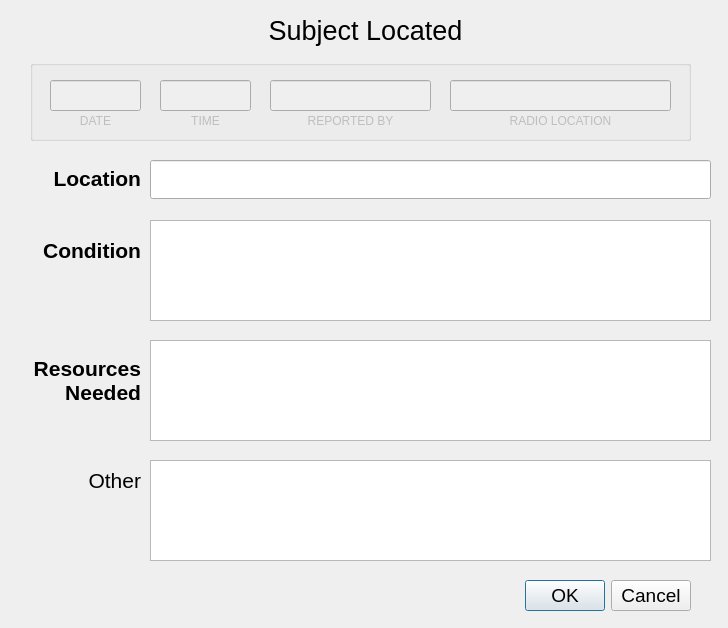
<?xml version="1.0" encoding="UTF-8"?>
<ui version="4.0">
 <class>subjectLocatedDialog</class>
 <widget class="QDialog" name="subjectLocatedDialog">
  <property name="geometry">
   <rect>
    <x>0</x>
    <y>0</y>
    <width>728</width>
    <height>628</height>
   </rect>
  </property>
  <property name="font">
   <font>
    <family>Segoe UI</family>
    <pointsize>16</pointsize>
   </font>
  </property>
  <property name="windowTitle">
   <string>Subject Located</string>
  </property>
  <widget class="QLabel" name="label_4">
   <property name="geometry">
    <rect>
     <x>10</x>
     <y>340</y>
     <width>131</width>
     <height>81</height>
    </rect>
   </property>
   <property name="font">
    <font>
     <family>Segoe UI</family>
     <pointsize>16</pointsize>
     <weight>75</weight>
     <bold>true</bold>
    </font>
   </property>
   <property name="text">
    <string>Resources Needed</string>
   </property>
   <property name="alignment">
    <set>Qt::AlignRight|Qt::AlignTrailing|Qt::AlignVCenter</set>
   </property>
   <property name="wordWrap">
    <bool>true</bool>
   </property>
  </widget>
  <widget class="QDialogButtonBox" name="buttonBox">
   <property name="geometry">
    <rect>
     <x>490</x>
     <y>570</y>
     <width>201</width>
     <height>51</height>
    </rect>
   </property>
   <property name="font">
    <font>
     <family>Segoe UI</family>
     <pointsize>14</pointsize>
    </font>
   </property>
   <property name="orientation">
    <enum>Qt::Horizontal</enum>
   </property>
   <property name="standardButtons">
    <set>QDialogButtonBox::Cancel|QDialogButtonBox::Ok</set>
   </property>
  </widget>
  <widget class="QLabel" name="label_3">
   <property name="geometry">
    <rect>
     <x>10</x>
     <y>160</y>
     <width>131</width>
     <height>37</height>
    </rect>
   </property>
   <property name="font">
    <font>
     <family>Segoe UI</family>
     <pointsize>16</pointsize>
     <weight>75</weight>
     <bold>true</bold>
    </font>
   </property>
   <property name="text">
    <string>Location</string>
   </property>
   <property name="alignment">
    <set>Qt::AlignRight|Qt::AlignTrailing|Qt::AlignVCenter</set>
   </property>
  </widget>
  <widget class="QLabel" name="label">
   <property name="geometry">
    <rect>
     <x>10</x>
     <y>220</y>
     <width>131</width>
     <height>61</height>
    </rect>
   </property>
   <property name="font">
    <font>
     <family>Segoe UI</family>
     <pointsize>16</pointsize>
     <weight>75</weight>
     <bold>true</bold>
    </font>
   </property>
   <property name="text">
    <string>Condition</string>
   </property>
   <property name="alignment">
    <set>Qt::AlignRight|Qt::AlignTrailing|Qt::AlignVCenter</set>
   </property>
   <property name="wordWrap">
    <bool>true</bool>
   </property>
  </widget>
  <widget class="QLineEdit" name="locationField">
   <property name="geometry">
    <rect>
     <x>150</x>
     <y>160</y>
     <width>561</width>
     <height>39</height>
    </rect>
   </property>
   <property name="font">
    <font>
     <family>Segoe UI</family>
     <pointsize>16</pointsize>
    </font>
   </property>
  </widget>
  <widget class="QLabel" name="label_2">
   <property name="geometry">
    <rect>
     <x>220</x>
     <y>10</y>
     <width>291</width>
     <height>41</height>
    </rect>
   </property>
   <property name="font">
    <font>
     <pointsize>20</pointsize>
    </font>
   </property>
   <property name="text">
    <string>Subject Located</string>
   </property>
   <property name="alignment">
    <set>Qt::AlignCenter</set>
   </property>
  </widget>
  <widget class="QGroupBox" name="groupBox">
   <property name="geometry">
    <rect>
     <x>30</x>
     <y>60</y>
     <width>661</width>
     <height>81</height>
    </rect>
   </property>
   <property name="title">
    <string/>
   </property>
   <widget class="QLineEdit" name="radioLocField">
    <property name="enabled">
     <bool>false</bool>
    </property>
    <property name="geometry">
     <rect>
      <x>420</x>
      <y>20</y>
      <width>221</width>
      <height>31</height>
     </rect>
    </property>
    <property name="font">
     <font>
      <family>Segoe UI</family>
      <pointsize>12</pointsize>
     </font>
    </property>
    <property name="focusPolicy">
     <enum>Qt::NoFocus</enum>
    </property>
    <property name="text">
     <string/>
    </property>
   </widget>
   <widget class="QLineEdit" name="callsignField">
    <property name="enabled">
     <bool>false</bool>
    </property>
    <property name="geometry">
     <rect>
      <x>240</x>
      <y>20</y>
      <width>161</width>
      <height>31</height>
     </rect>
    </property>
    <property name="font">
     <font>
      <family>Segoe UI</family>
      <pointsize>12</pointsize>
     </font>
    </property>
    <property name="focusPolicy">
     <enum>Qt::NoFocus</enum>
    </property>
    <property name="text">
     <string/>
    </property>
   </widget>
   <widget class="QLabel" name="label_5">
    <property name="enabled">
     <bool>false</bool>
    </property>
    <property name="geometry">
     <rect>
      <x>240</x>
      <y>40</y>
      <width>161</width>
      <height>41</height>
     </rect>
    </property>
    <property name="font">
     <font>
      <family>Segoe UI</family>
      <pointsize>9</pointsize>
     </font>
    </property>
    <property name="text">
     <string>REPORTED BY</string>
    </property>
    <property name="alignment">
     <set>Qt::AlignCenter</set>
    </property>
   </widget>
   <widget class="QLabel" name="label_8">
    <property name="enabled">
     <bool>false</bool>
    </property>
    <property name="geometry">
     <rect>
      <x>420</x>
      <y>40</y>
      <width>221</width>
      <height>41</height>
     </rect>
    </property>
    <property name="font">
     <font>
      <family>Segoe UI</family>
      <pointsize>9</pointsize>
     </font>
    </property>
    <property name="text">
     <string>RADIO LOCATION</string>
    </property>
    <property name="alignment">
     <set>Qt::AlignCenter</set>
    </property>
   </widget>
   <widget class="QLabel" name="label_7">
    <property name="enabled">
     <bool>false</bool>
    </property>
    <property name="geometry">
     <rect>
      <x>130</x>
      <y>40</y>
      <width>91</width>
      <height>41</height>
     </rect>
    </property>
    <property name="font">
     <font>
      <family>Segoe UI</family>
      <pointsize>9</pointsize>
     </font>
    </property>
    <property name="text">
     <string>TIME</string>
    </property>
    <property name="alignment">
     <set>Qt::AlignCenter</set>
    </property>
   </widget>
   <widget class="QLineEdit" name="timeField">
    <property name="enabled">
     <bool>false</bool>
    </property>
    <property name="geometry">
     <rect>
      <x>130</x>
      <y>20</y>
      <width>91</width>
      <height>31</height>
     </rect>
    </property>
    <property name="font">
     <font>
      <family>Segoe UI</family>
      <pointsize>12</pointsize>
     </font>
    </property>
    <property name="focusPolicy">
     <enum>Qt::NoFocus</enum>
    </property>
    <property name="text">
     <string/>
    </property>
   </widget>
   <widget class="QLineEdit" name="dateField">
    <property name="enabled">
     <bool>false</bool>
    </property>
    <property name="geometry">
     <rect>
      <x>20</x>
      <y>20</y>
      <width>91</width>
      <height>31</height>
     </rect>
    </property>
    <property name="font">
     <font>
      <family>Segoe UI</family>
      <pointsize>12</pointsize>
     </font>
    </property>
    <property name="focusPolicy">
     <enum>Qt::NoFocus</enum>
    </property>
    <property name="text">
     <string/>
    </property>
   </widget>
   <widget class="QLabel" name="label_9">
    <property name="enabled">
     <bool>false</bool>
    </property>
    <property name="geometry">
     <rect>
      <x>20</x>
      <y>40</y>
      <width>91</width>
      <height>41</height>
     </rect>
    </property>
    <property name="font">
     <font>
      <family>Segoe UI</family>
      <pointsize>9</pointsize>
     </font>
    </property>
    <property name="text">
     <string>DATE</string>
    </property>
    <property name="alignment">
     <set>Qt::AlignCenter</set>
    </property>
   </widget>
  </widget>
  <widget class="QPlainTextEdit" name="conditionField">
   <property name="geometry">
    <rect>
     <x>150</x>
     <y>220</y>
     <width>561</width>
     <height>101</height>
    </rect>
   </property>
   <property name="cursor" stdset="0">
    <cursorShape>IBeamCursor</cursorShape>
   </property>
   <property name="mouseTracking">
    <bool>true</bool>
   </property>
   <property name="focusPolicy">
    <enum>Qt::StrongFocus</enum>
   </property>
   <property name="styleSheet">
    <string notr="true">font: 14pt &quot;Segoe UI&quot;;</string>
   </property>
   <property name="inputMethodHints">
    <set>Qt::ImhNone</set>
   </property>
   <property name="tabChangesFocus">
    <bool>true</bool>
   </property>
   <property name="plainText">
    <string/>
   </property>
  </widget>
  <widget class="QPlainTextEdit" name="resourcesField">
   <property name="geometry">
    <rect>
     <x>150</x>
     <y>340</y>
     <width>561</width>
     <height>101</height>
    </rect>
   </property>
   <property name="cursor" stdset="0">
    <cursorShape>IBeamCursor</cursorShape>
   </property>
   <property name="mouseTracking">
    <bool>true</bool>
   </property>
   <property name="focusPolicy">
    <enum>Qt::StrongFocus</enum>
   </property>
   <property name="styleSheet">
    <string notr="true">font: 14pt &quot;Segoe UI&quot;;</string>
   </property>
   <property name="inputMethodHints">
    <set>Qt::ImhNone</set>
   </property>
   <property name="tabChangesFocus">
    <bool>true</bool>
   </property>
  </widget>
  <widget class="QPlainTextEdit" name="otherField">
   <property name="geometry">
    <rect>
     <x>150</x>
     <y>460</y>
     <width>561</width>
     <height>101</height>
    </rect>
   </property>
   <property name="cursor" stdset="0">
    <cursorShape>IBeamCursor</cursorShape>
   </property>
   <property name="mouseTracking">
    <bool>true</bool>
   </property>
   <property name="focusPolicy">
    <enum>Qt::StrongFocus</enum>
   </property>
   <property name="styleSheet">
    <string notr="true">font: 14pt &quot;Segoe UI&quot;;</string>
   </property>
   <property name="inputMethodHints">
    <set>Qt::ImhNone</set>
   </property>
   <property name="tabChangesFocus">
    <bool>true</bool>
   </property>
  </widget>
  <widget class="QLabel" name="label_6">
   <property name="geometry">
    <rect>
     <x>10</x>
     <y>460</y>
     <width>131</width>
     <height>41</height>
    </rect>
   </property>
   <property name="font">
    <font>
     <family>Segoe UI</family>
     <pointsize>16</pointsize>
    </font>
   </property>
   <property name="text">
    <string>Other</string>
   </property>
   <property name="alignment">
    <set>Qt::AlignRight|Qt::AlignTrailing|Qt::AlignVCenter</set>
   </property>
   <property name="wordWrap">
    <bool>true</bool>
   </property>
  </widget>
  <zorder>groupBox</zorder>
  <zorder>label_4</zorder>
  <zorder>buttonBox</zorder>
  <zorder>label_3</zorder>
  <zorder>label</zorder>
  <zorder>locationField</zorder>
  <zorder>label_2</zorder>
  <zorder>conditionField</zorder>
  <zorder>resourcesField</zorder>
  <zorder>otherField</zorder>
  <zorder>label_6</zorder>
 </widget>
 <tabstops>
  <tabstop>locationField</tabstop>
  <tabstop>conditionField</tabstop>
  <tabstop>resourcesField</tabstop>
  <tabstop>otherField</tabstop>
 </tabstops>
 <resources/>
 <connections>
  <connection>
   <sender>buttonBox</sender>
   <signal>accepted()</signal>
   <receiver>subjectLocatedDialog</receiver>
   <slot>accept()</slot>
   <hints>
    <hint type="sourcelabel">
     <x>616</x>
     <y>391</y>
    </hint>
    <hint type="destinationlabel">
     <x>614</x>
     <y>436</y>
    </hint>
   </hints>
  </connection>
  <connection>
   <sender>buttonBox</sender>
   <signal>rejected()</signal>
   <receiver>subjectLocatedDialog</receiver>
   <slot>reject()</slot>
   <hints>
    <hint type="sourcelabel">
     <x>710</x>
     <y>410</y>
    </hint>
    <hint type="destinationlabel">
     <x>694</x>
     <y>432</y>
    </hint>
   </hints>
  </connection>
 </connections>
 <slots>
  <slot>clueQuickTextAction()</slot>
  <slot>clueQuickTextUndo()</slot>
 </slots>
</ui>
